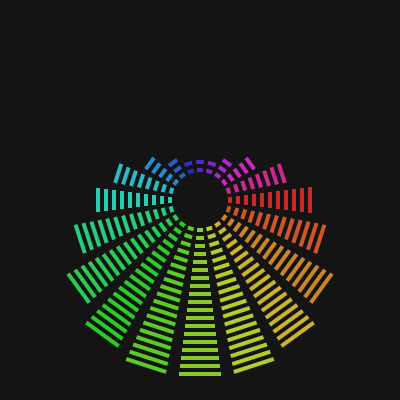
Frame 1 (no input)
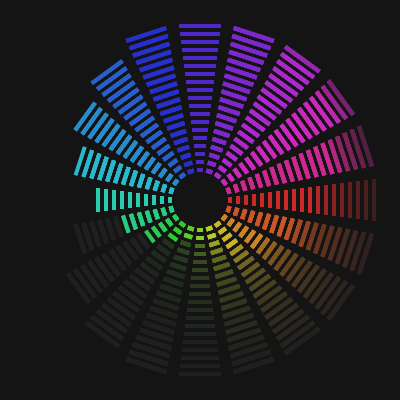
Frame 60 (the mouse pressed at the canvas centre just before this capture)
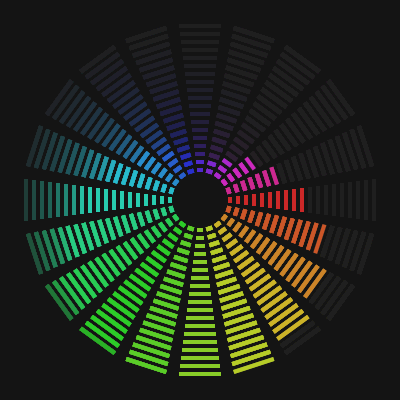
Frame 120 (the mouse held since frame 60 and released just before this capture)

The Processing sketch that drew these frames (run headless with seeded random() and noise(); from frame 60 on, the mouse is pressed at the canvas centre):

// Processing sketch: processing_149439
// ── processing_149439.pde

int num=20, steps = 20;
float theta, angle;
Stripe[] stripes = new Stripe[steps];

void setup() {
  size(400, 400);
  background(20);
  noStroke();
  rectMode(CENTER);
  createStuff();
}

void draw() {

  translate(width/2, height/2);
  fill(20,20);
  noStroke();
  rect(0,0,width, height);
  angle=0;
  for (int i=0; i<stripes.length; i++) {
    pushMatrix();
    rotate(angle);
    stripes[i].display();
    angle += (TWO_PI/steps);
    popMatrix();
  }
  theta += .0523;

}

void createStuff() {
  for (int i=0; i<steps; i++) {
    //int num = (int) random(5, 20);
    int c = (int) 255.0/steps*i;
    //float offSet = random(TWO_PI);
    //float offSet = noise(i/2.0)*TWO_PI;    
    float offSet = TWO_PI/steps*i;
    stripes[i] = new Stripe(c, offSet);
  }
}

class Stripe {
  int c;
  float offSet;

  Stripe(int _c, float _offSet) {
    c = _c;
    offSet = _offSet;
  }

  void display() {
    colorMode(HSB, 255, 100, 100);
    fill(c, 80, 80);
    int n = (int) map(sin(theta+offSet), -1, 1, 2, num);
    if (n>19) n = 19;
    for (int i=0; i<n; i++) {
      rect(30+i*8, 0, 4, 6+i*2);
    }
    colorMode(RGB);
  }
}
